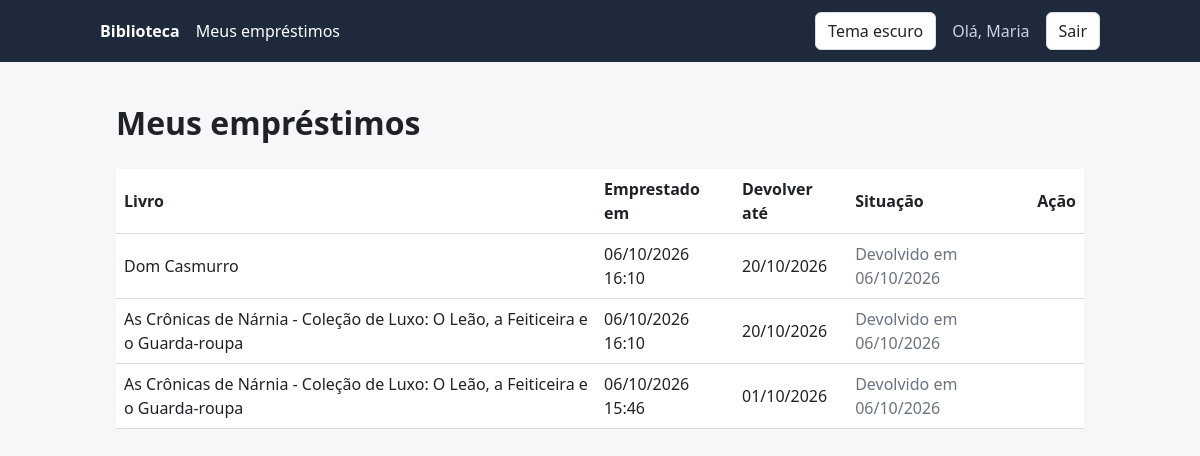
The app's page /emprestimos/ (signed in) with its own data.
### catalog/models.py (models this page shows, shortened)
class Loan(models.Model):
    book = models.ForeignKey(
        Book, on_delete=models.CASCADE, related_name="loans", verbose_name="Livro"
    )
    user = models.ForeignKey(
        settings.AUTH_USER_MODEL,
        on_delete=models.CASCADE,
        related_name="loans",  # permite fazer user.loans.all()
        verbose_name="Usuário",
    )
    borrowed_at = models.DateTimeField("Emprestado em", auto_now_add=True)  # data e hora do empréstimo
    due_date = models.DateField("Devolver até")  # só a data do prazo, sem hora
    returned_at = models.DateTimeField("Devolvido em", null=True, blank=True)
    class Meta:
        ordering = ["-borrowed_at"]  # o sinal de menos inverte a ordem: mais recentes primeiro
        verbose_name = "Empréstimo"
        verbose_name_plural = "Empréstimos"
    @property
    def is_active(self):
        return self.returned_at is None

class Book(models.Model):
    title = models.CharField("Título", max_length=255)  # texto curto, até 255 caracteres
    author = models.CharField("Autor(a)", max_length=255)
    isbn = models.CharField("ISBN", max_length=13, unique=True)  # unique: o banco não aceita ISBN repetido
    copies_total = models.PositiveIntegerField("Cópias totais", default=1)  # inteiro >= 0; vale 1 se ninguém informar
    image = models.ImageField("Capa", upload_to="book_covers/", blank=True, null=True)
    created_at = models.DateTimeField("Cadastrado em", auto_now_add=True)  # preenchido sozinho na criação
    class Meta:
        ordering = ["title"]  # ordem padrão das consultas: alfabética pelo título
        verbose_name = "Livro"  # nome no singular, usado pelo Admin
        verbose_name_plural = "Livros"  # nome no plural, usado pelo Admin

### catalog/views.py (the view)
# urls.py: path("emprestimos/", views.my_loans, name="my_loans"),
@login_required
def my_loans(request):
    loans = Loan.objects.filter(user=request.user).select_related("book")
    return render(request, "catalog/my_loans.html", {"loans": loans})

### templates/catalog/my_loans.html (shortened to what this page needs)
{% extends "base.html" %}
{% block content %}
  <h1>Meus empréstimos</h1>
  {% if loans %}
    <div class="table-wrap">
      <table>
        <thead>
          <tr>
            <th>Livro</th>
            <th>Emprestado em</th>
            <th>Devolver até</th>
            <th>Situação</th>
            <th>Ação</th>
          </tr>
        </thead>
        <tbody>
          {% for loan in loans %}
            <tr>
              <td>{{ loan.book.title }}</td>
              <td>{{ loan.borrowed_at|date:"d/m/Y H:i" }}</td>
              <td>{{ loan.due_date|date:"d/m/Y" }}</td>
              <td>
                {% if loan.returned_at %}
                  <span class="muted">Devolvido em {{ loan.returned_at|date:"d/m/Y" }}</span>
                {% elif loan.is_overdue %}
                  <strong class="danger">Atrasado</strong>
                {% else %}
                  <span class="success">Em dia</span>
                {% endif %}
              </td>
              <td>
              </td>
            </tr>
          {% endfor %}
        </tbody>
      </table>
    </div>
  {% else %}
    <p class="muted">Você ainda não pegou nenhum livro emprestado.</p>
  {% endif %}
{% endblock %}

### templates/base.html (shortened to what this page needs)
<!DOCTYPE html>
<html lang="pt-br">
<head>
</head>
<body>
  <header>
    <nav>
      <a href="{% url 'catalog:book_list' %}"><strong>Biblioteca</strong></a>
      {% if user.is_authenticated %}
        <a href="{% url 'catalog:my_loans' %}">Meus empréstimos</a>
      {% endif %}
      <button id="theme-toggle" class="btn" type="button">Tema escuro</button>
      {% if user.is_authenticated %}
        <span class="user">Olá, {{ user.username }}</span>
        <form class="inline" method="post" action="{% url 'logout' %}">
          <button class="btn" type="submit">Sair</button>
        </form>
      {% else %}
        <a href="{% url 'login' %}">Entrar</a>
      {% endif %}
    </nav>
  </header>
  <main>
    {% block content %}{% endblock %}
  </main>
</body>
</html>

### templates/base.html (style rules this page uses)
:root { --bg: #f6f7f9; --card: #ffffff; --text: #1f2328; --muted: #6b7280; --border: #d9dde3; --primary: #2f5bd3; --header: #1e293b; --danger: #b42318; --success: #067647; --warning: #b54708; }
* { box-sizing: border-box; }
body { margin: 0; font-family: system-ui, Arial, sans-serif; background: var(--bg); color: var(--text); line-height: 1.5; }
a { color: var(--primary); }
header { background: var(--header); padding: 12px 16px; }
nav { max-width: 1000px; margin: 0 auto; display: flex; flex-wrap: wrap; gap: 8px 16px; align-items: center; }
nav a { color: #fff; text-decoration: none; }
nav .user { color: #cbd5e1; }
main { max-width: 1000px; margin: 0 auto; padding: 16px; }
.muted { color: var(--muted); }
.btn { display: inline-block; padding: 6px 12px; border: 1px solid var(--border); border-radius: 6px; background: var(--card); color: var(--text); cursor: pointer; font: inherit; text-decoration: none; }
form.inline { display: inline; }
table { width: 100%; border-collapse: collapse; background: var(--card); }
th, td { padding: 8px; border-bottom: 1px solid var(--border); text-align: left; vertical-align: middle; }
.table-wrap { overflow-x: auto; }

### records on screen
Loan: book "Dom Casmurro", borrowed_at "06/10/2026 16:10", due_date "20/10/2026", returned_at "06/10/2026"
Loan: book "As Crônicas de Nárnia - Coleção de Luxo: O Leão, a Feiticeira e o Guarda-roupa", borrowed_at "06/10/2026 16:10", due_date "20/10/2026", returned_at "06/10/2026"
Loan: book "As Crônicas de Nárnia - Coleção de Luxo: O Leão, a Feiticeira e o Guarda-roupa", borrowed_at "06/10/2026 15:46", due_date "01/10/2026", returned_at "06/10/2026"

### other values on screen
{{ user.username }} "Maria"
